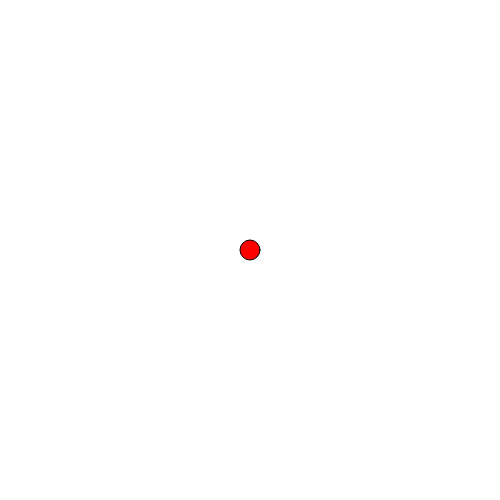
Frame 1 (no input)
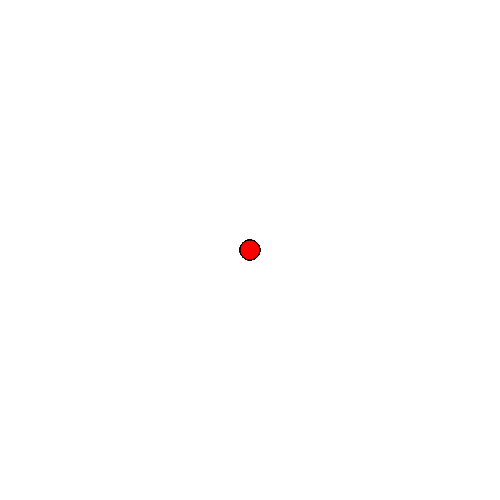
Frame 60 (no input)
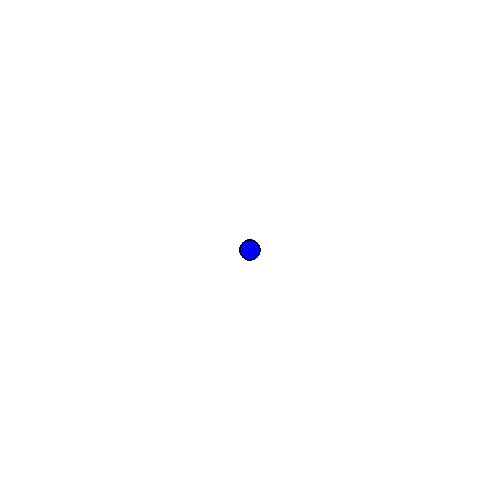
Frame 120 (the mouse pressed at the canvas centre since frame 60)

The p5.js sketch that drew these frames (run headless with seeded random() and noise() and a simulated clock; from frame 60 on, the mouse is pressed at the canvas centre):

// p5.js sketch
// ── sketch.js
var centerX = 0;
var centerY = 0;

function setup() {
  createCanvas(500,500);
  centerX = width/2;
  centerY = height/2;
}

function draw() {
  
  if(mouseY < centerY){
    console.log("Above CenterY");
    fill(255,0,0);
  }
  
  if(mouseY > centerY){
    console.log("Below CenterY");
    fill(0,255,0);
  }
  
  if(mouseY == centerY){
    console.log("Centered");
    fill(0,0,255);
  }
  
  
  if(mouseX < centerX){
    console.log("left");
    fill(255,0,0);
  }
  
  if(mouseX > centerX){
    console.log("right");
    fill(0,255,0);
  }
  
  if(mouseX == centerX){
    console.log("centered");
    fill(0,0,255);
  }
  
  ellipse(centerX, centerY, 20,20);
}
